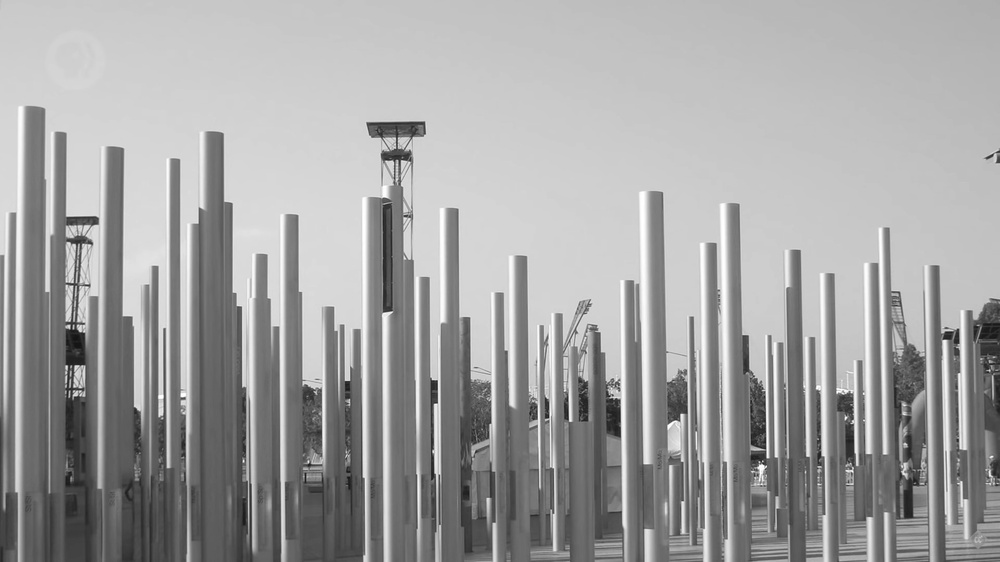
#> input picture Kernels/Example of work/1.jpg, 1000 x 562 px, shrunk from 1919 x 1079 before the run, found by its file name
$ python main.py
#> lines starting #> are read from the running program, lines starting #| are printed output that depends on the picture
import cv2 as cv
import numpy as np

img = cv.imread(r"Example of work\1.jpg", cv.IMREAD_GRAYSCALE)
#> img is the input picture: shape (562, 1000); min 19, max 255, mean 162.7
img_new = img.copy()
pattern = np.array([[-1, 0, 1],
                    [-1, 0, 1],
                    [-1, 0, 1]])
rad = int(len(pattern) / 2)

for i in range(rad, img.shape[1] - rad):
    for j in range(rad, img.shape[0] - rad):
        img_new[j][i] = 0 if 256 / 10 > (np.array([[a[i + c] for c in range(-rad, rad + 1)]
                                                   for a in img[j - rad:j + rad + 1]]) * pattern).sum() else 255
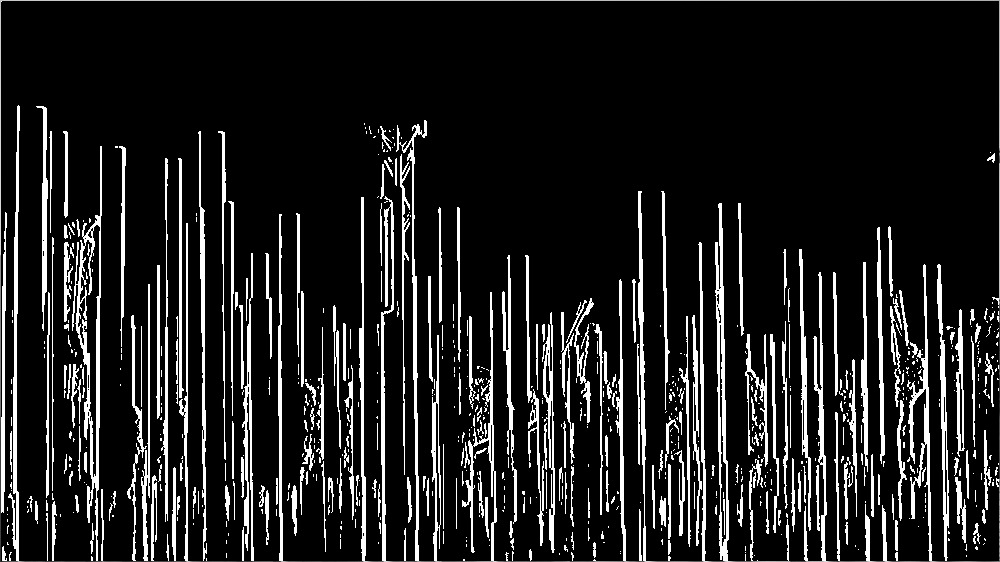
#> img_new: shape (562, 1000); min 0, max 255, mean 32

cv.imwrite("1_lzr.jpg", img_new)

$ run again, with Kernels/Example of work/2.jpg copied over Kernels/Example of work/1.jpg
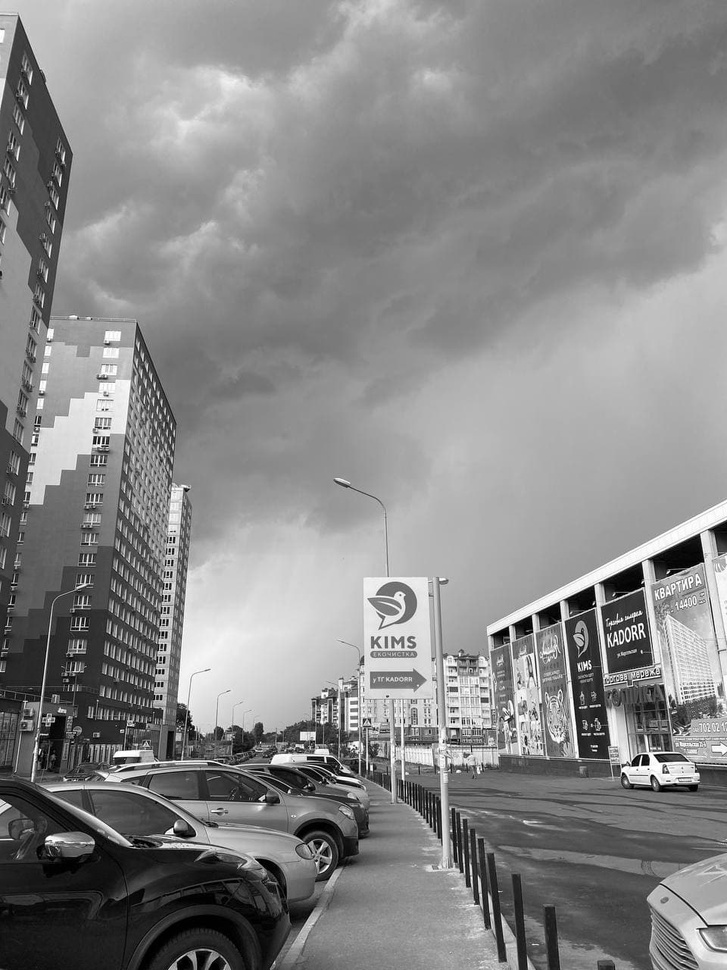
#> input picture Kernels/Example of work/2.jpg, 727 x 970 px, shrunk from 960 x 1280 before the run, found by its file name
#> img is the input picture: shape (970, 727); min 0, max 255, mean 135.7
#> after the loop `for i in range(rad, img.shape[1] - rad):`:
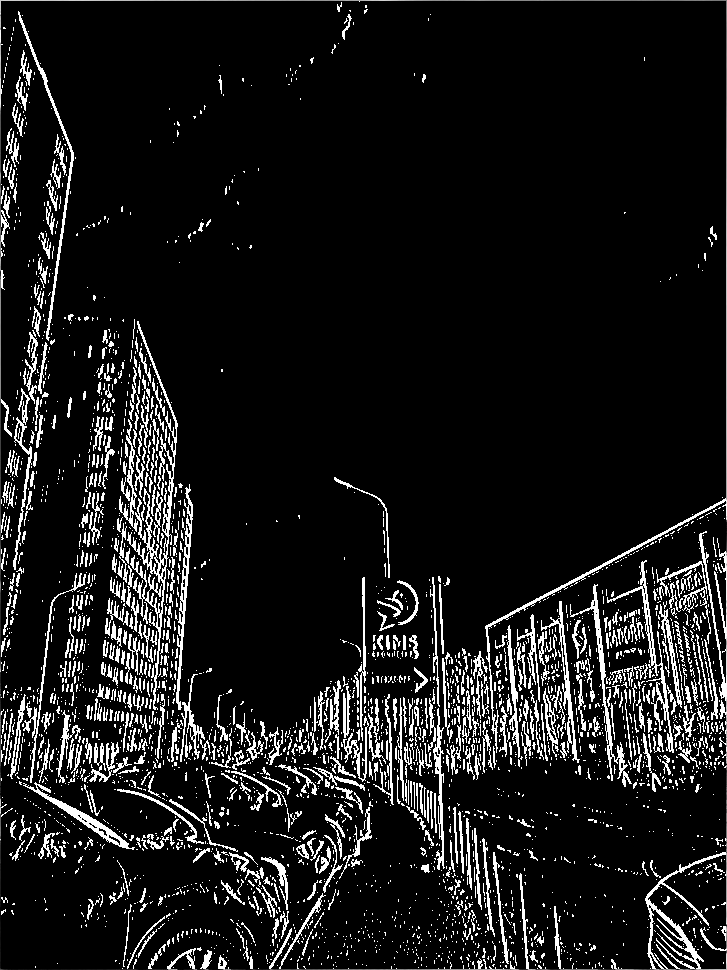
#> img_new: shape (970, 727); min 0, max 255, mean 24.6

$ run again, with Kernels/Example of work/1_sharpen.jpg copied over Kernels/Example of work/1.jpg
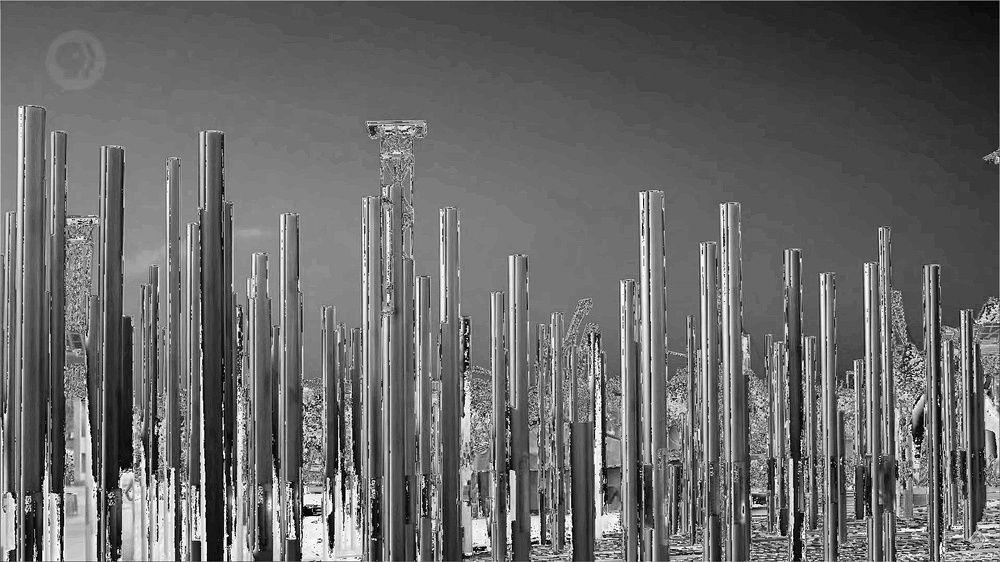
#> input picture Kernels/Example of work/1_sharpen.jpg, 1000 x 562 px, shrunk from 1919 x 1079 before the run, found by its file name
#> img is the input picture: shape (562, 1000); min 0, max 255, mean 104.6
#> after the loop `for i in range(rad, img.shape[1] - rad):`:
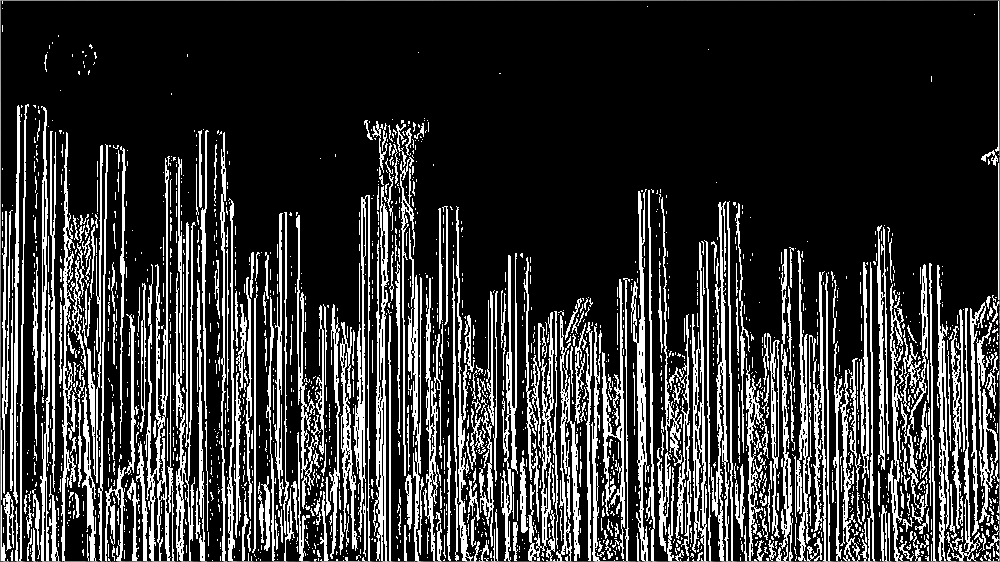
#> img_new: shape (562, 1000); min 0, max 255, mean 53.5
